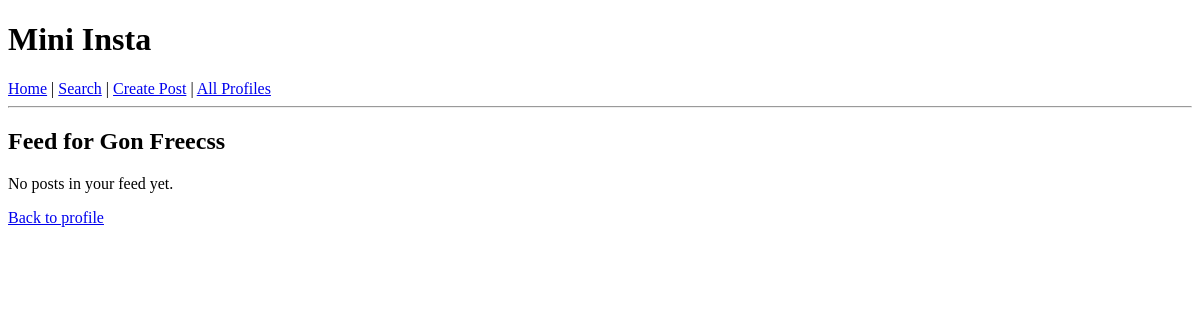
Before: /mini_insta/profile/2/feed with the older database file.
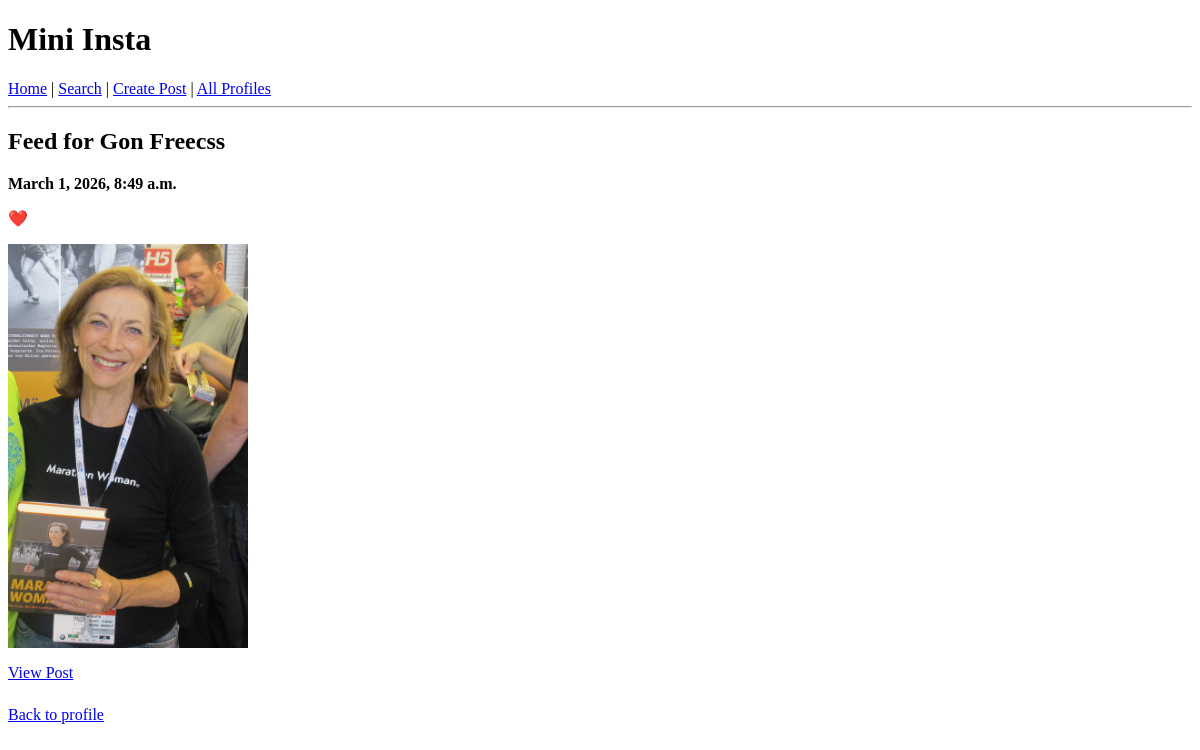
After: the same page with the newer database file.
### mini_insta/models.py (models this page shows, shortened)
class Profile(models.Model):
    username = models.CharField(max_length=60, unique=True)
    display_name = models.CharField(max_length=100)
    profile_image_url = models.URLField(max_length=500)
    bio_text = models.TextField(blank=True)
    join_date = models.DateField()
    def get_following(self):
        return [f.profile for f in self.following.all()]
    def get_post_feed(self):
        following_profiles = self.get_following()   # list of Profile
        return Post.objects.filter(profile__in=following_profiles).order_by("-timestamp")

class Post(models.Model):
    profile = models.ForeignKey("Profile", on_delete=models.CASCADE)
    timestamp = models.DateTimeField(auto_now_add=True)
    caption = models.TextField(blank=True)
    def get_all_photos(self):
        return Photo.objects.filter(post=self).order_by("timestamp")

class Photo(models.Model):
    post = models.ForeignKey(Post, on_delete=models.CASCADE)
    image_url = models.URLField(max_length=500, blank=True)
    image_file = models.ImageField(upload_to="mini_insta", blank=True, null=True)
    timestamp = models.DateTimeField(auto_now_add=True)
    def get_image_url(self):
        if self.image_url:
            return self.image_url
        if self.image_file:
            return self.image_file.url
        return ""

### mini_insta/views.py (the view)
# urls.py: path("profile/<int:pk>/feed", PostFeedListView.as_view(), name="show_feed"),
class PostFeedListView(ListView):
    model = Post
    template_name = "mini_insta/show_feed.html"
    context_object_name = "posts"
    def get_queryset(self):
        self.profile = Profile.objects.get(pk=self.kwargs["pk"])
        return self.profile.get_post_feed()
    def get_context_data(self, **kwargs):
        context = super().get_context_data(**kwargs)
        context["profile"] = self.profile
        return context

### mini_insta/templates/mini_insta/show_feed.html
{% extends "mini_insta/base.html" %}
{% block content %}
<h2>Feed for {{ profile.display_name }}</h2>
{% for post in posts %}
  <div style="margin-bottom: 24px;">
    <p><strong>{{ post.timestamp }}</strong></p>
    {% if post.caption %}<p>{{ post.caption }}</p>{% endif %}
    <div style="display:flex; flex-wrap:wrap; gap:12px;">
      {% for photo in post.get_all_photos %}
        <img src="{{ photo.get_image_url }}" alt="photo" style="max-width:240px; height:auto;">
      {% endfor %}
    </div>
    <p><a href="{% url 'show_post' post.pk %}">View Post</a></p>
  </div>
{% empty %}
  <p>No posts in your feed yet.</p>
{% endfor %}
<p><a href="{% url 'show_profile' profile.pk %}">Back to profile</a></p>
{% endblock %}

### mini_insta/templates/mini_insta/base.html (shortened to what this page needs)
<!doctype html>
<html lang="en">
  <head>
  </head>
  <body>
    <h1>Mini Insta</h1>
    <nav>
      {% if profile %}
        <a href="{% url 'show_feed' profile.pk %}">Home</a> |
        <a href="{% url 'search' profile.pk %}">Search</a> |
        <a href="{% url 'create_post' profile.pk %}">Create Post</a> |
        <a href="{% url 'show_all_profiles' %}">All Profiles</a>
      {% else %}
        <a href="{% url 'show_all_profiles' %}">All Profiles</a>
      {% endif %}
    </nav>
    <hr>
    {% block content %}{% endblock %}
  </body>
</html>

Changed rows visible on the page:
added Post: timestamp "March 1, 2026, 8:49 a.m.", caption "❤️"
added Photo: get_image_url (picture)
Other visible differences:
text no longer shown: "No posts in your feed yet."
